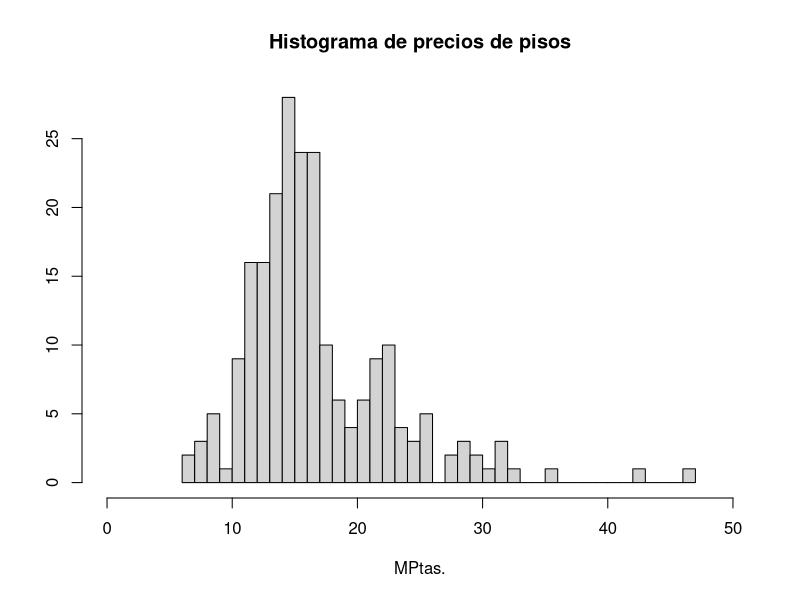
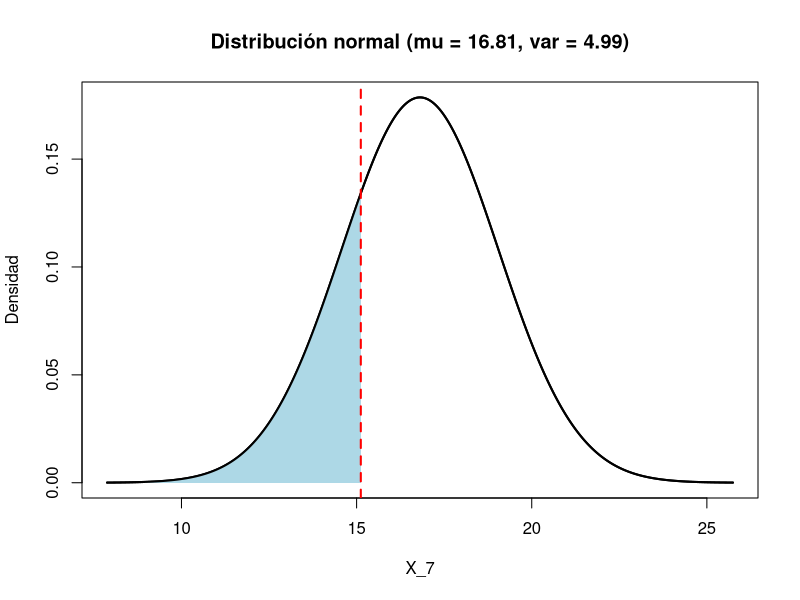
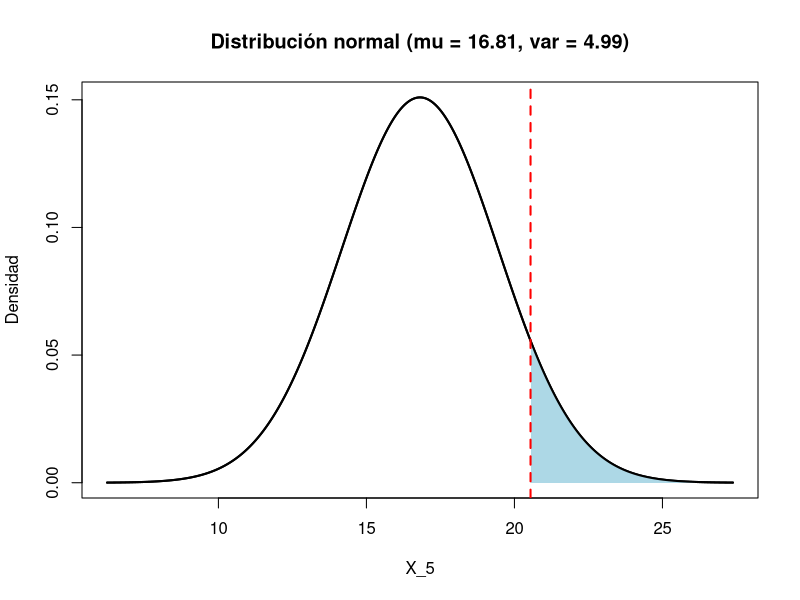

These figures' R source, in order:
# Daniel Fuertes
# Oscar Moreno
# Marc Torres

# Sesión 2: Inferencia Estadística

# 3


x0 <- c(7.80, 12.60, 15.96, 12.75, 13.50, 8.25, 8.25, 15.05, 13.83, 20.61, 16.46, 18.00, 15.40, 16.25, 13.39, 25.99, 16.64, 11.03, 16.28, 23.40, 14.81, 17.60, 20.21, 18.04, 18.70, 11.10, 15.60, 8.83, 15.05, 16.15,
15.00, 11.10, 21.08, 28.66, 21.25, 20.47, 25.53, 10.89, 15.01, 11.78, 14.82, 12.17, 14.56, 16.96, 15.50, 14.43, 14.43, 12.71, 31.66, 15.75, 15.75, 11.69, 14.52, 17.35, 22.57, 20.00, 13.80, 13.68, 12.61, 19.00, 24.61, 16.80, 16.72, 23.95, 16.11, 19.41, 13.99, 16.48, 13.20, 13.47, 13.63, 14.76, 16.93, 31.31, 12.81, 21.81, 20.82, 35.77, 15.54, 12.62, 13.91, 21.18, 13.72, 12.00, 19.89, 16.46, 32.70, 22.73, 15.51, 16.26, 28.70, 18.90, 25.75, 16.89, 13.99, 13.99, 28.22, 20.79, 16.81, 20.25, 22.31, 24.03, 15.65, 27.28, 12.60, 17.55, 25.60, 29.44, 27.44, 24.00, 30.10, 10.14, 11.31, 11.20, 15.73, 16.90, 25.40, 18.56, 17.55, 21.75, 21.68, 24.60, 46.32, 42.12, 21.70, 21.42, 22.31, 31.35, 10.00, 10.92, 15.72, 17.10, 15.39, 14.79, 14.11, 14.36, 14.53, 15.11, 18.00, 12.08, 12.53, 17.32, 23.96, 22.60, 6.21, 14.54, 16.59, 16.59, 18.26, 19.42, 10.66, 16.01, 16.14, 16.00, 10.15, 16.46, 16.20, 14.28, 12.10, 8.40, 11.10, 7.52, 13.44, 12.48, 14.72, 8.58, 14.87, 14.35, 13.12, 15.40, 15.00, 15.91, 15.20, 14.51, 22.36, 29.29, 22.70, 10.06, 13.89, 14.24, 17.64, 14.62, 16.23, 14.60, 15.99, 13.65, 15.69, 22.44, 7.14, 6.76, 11.02, 10.65, 12.00, 12.96, 10.71, 11.38, 12.63, 11.11, 11.50, 15.61, 14.80, 15.50, 14.51, 14.95, 13.57, 14.80, 11.84, 13.87, 14.43, 16.83, 14.43, 21.12, 22.62, 12.75, 13.92, 11.05, 10.56, 13.32, 22.75, 12.68, 17.75)

par(mar = c(5, 5, 5, 5))

pdf("pr2_histprecios.pdf", width = 8, height = 6)
hist(x0, breaks = 30, xlim = c(0,50), ylab = NA, main = 'Histograma de precios de pisos', xlab = 'MPtas.')
dev.off()

length(x0)
x1 <- c(x0 <= 8)
sum(x1) # Number of elements in x0 that are <= 8

sum(x1)/length(x0)
# 4

mu <- 16.81
n <- 7
sigma <- 5.91/sqrt(n)

x_obs <- 15.12

x <- seq(mu - 4 * sigma, mu + 4 * sigma, length.out = 1000)
y <- dnorm(x, mean = mu, sd = sigma)

pdf("pr2_normdist1.pdf", width = 8, height = 6)

plot(x, y, type = "l", lwd = 2,
	main = "Distribución normal (mu = 16.81, var = 4.99)",
	xlab = "X_7", ylab = "Densidad")
shade_x <- seq(mu - 4 * sigma, x_obs, length.out = 500)
polygon(c(shade_x, rev(shade_x)),
	   c(dnorm(shade_x, mean = mu, sd = sigma), rep(0, length(shade_x))),
	   col = "lightblue", border = NA)
lines(x, y, lwd = 2)
abline(v = x_obs, col = "red", lwd = 2, lty = 2)

dev.off()

# z = (15.12 - 16.81) / (5.91 / sqrt(7)) ≈ -0.757
z_value <- (x_obs - mu) / sigma

pnorm(z_value) # Lower-tail p-value: P(X <= 15.12)

# 5

n <- 5
sigma <- 5.91/sqrt(n)

x <- seq(mu - 4 * sigma, mu + 4 * sigma, length.out = 1000)
y <- dnorm(x, mean = mu, sd = sigma)

x2 <- c(13.57,14.8,22.36,22.7,29.29)
mean(x2)


pdf("pr2_normdist2.pdf", width = 8, height = 6)
plot(x, y, type = "l", lwd = 2,
	main = "Distribución normal (mu = 16.81, var = 4.99)",
	xlab = "X_5", ylab = "Densidad")
shade_x <- seq(mean(x2), mu + 4 * sigma, length.out = 500)
polygon(c(shade_x, rev(shade_x)),
	   c(dnorm(shade_x, mean = mu, sd = sigma), rep(0, length(shade_x))),
	   col = "lightblue", border = NA)
lines(x, y, lwd = 2)
abline(v = mean(x2), col = "red", lwd = 2, lty = 2)
dev.off()

z2_value <- (mean(x2)-mu) / sigma
pnorm(z2_value, lower.tail = FALSE)

# 6
rm(list = ls()) # borrar todas las variables guardadas
x = c(7.80, 8.25, 12.60, 13.50, 15.96, 16.46, 31.29)
y = c(13.57, 14.80, 22.36, 22.70, 29.29)

set.seed(123) # Para reproducibilidad
n_permutations <- 10000
count <- 0
perm_means <- numeric(n_permutations) # almacenar las medias de new_y para el grafico
for (i in 1:n_permutations) {
  permuted <- sample(c(x, y))
  new_y <- permuted[1:length(y)]
  perm_means[i] <- mean(new_y) # para el grafico 
  if (mean(new_y) >= mean(y)) { # apuntamos esto para calcular el p-valor
    count <- count + 1
  }
}

p_value_permutation <- count / 10000
p_value_permutation

pdf("pr2_histpermutaciones.pdf", width = 8, height = 6)
hist(perm_means, breaks = 20, main = "Histograma de medias de y'",
     xlab = "Media de y'", ylab = "Frecuencia")
abline(v = mean(y), col = "red", lwd = 2, lty = 2)
dev.off()


# 7

p_T <- 0.02
n <- 2300
successes <- 94
p_hat <- successes / n

94/2300
# H0: p_hat - p_T = 0; H1: p_hat - p_T > 0
variance_hat <- p_T * (1 - p_T) / n
se_hat <- sqrt(variance_hat)
z_value <- (p_hat - p_T) / se_hat
p_value <- pnorm(z_value, lower.tail = FALSE)

p_hat
variance_hat
z_value
p_value

z_max <- max(4, ceiling(z_value) + 1)
z_axis <- seq(-4, z_max, length.out = 1000)
z_density <- dnorm(z_axis)

pdf("pr2_normstddist2.pdf", width = 8, height = 6)
plot(z_axis, z_density, type = "l", lwd = 2,
	main = "Normal estándard del estadístico",
	xlab = "z", ylab = "Densidad")

# Shade the upper-tail area corresponding to the p-value.
shade_z <- seq(z_value, z_max, length.out = 300)
polygon(c(z_value, shade_z, z_max),
	c(0, dnorm(shade_z), 0),
	col = "lightblue", border = "blue")
lines(z_axis, z_density, lwd = 2)
abline(v = z_value, col = "red", lwd = 2, lty = 2)
dev.off()

# 8

n1 <- 2300
p1 <- 94/n1
v1 <- (p1 * (1 - p1))/n1

n2 <- 1000
p2 <- 56/n2
v2 <- (p2 * (1 - p2))/n2

mu12 <- p2-p1
sd12 <- sqrt(v1 + v2)

z12 <- (p2-p1)/ sqrt(v1 + v2)
z12
p_value12 <- pnorm(z12, lower.tail = FALSE)
p_value12

# Standard normal distribution for the one-sided test (H1: p2 > p1).
z_axis <- seq(-4, 4, length.out = 1000)
z_density <- dnorm(z_axis)

pdf("pr2_normstddist2.pdf", width = 8, height = 6)
plot(z_axis, z_density, type = "l", lwd = 2,
	main = "Normal estándard del estadístico",
	xlab = "z", ylab = "Densidad")

# Shade the upper-tail area corresponding to the p-value.
shade_z <- seq(z12, 4, length.out = 300)
polygon(c(z12, shade_z, 4),
	c(0, dnorm(shade_z), 0),
	col = "lightblue", border = NA)
lines(z_axis, z_density, lwd = 2)
abline(v = z12, col = "red", lwd = 2, lty = 2)
#points(z12, dnorm(z12), col = "red", pch = 19)
#text(z12, dnorm(z12), labels = sprintf("z = %.2f", z12),
#	pos = 4, col = "red")
#text(3.1, 0.18, labels = sprintf("p-value = %.4f", p_value12))

dev.off()

# 9

# 10
